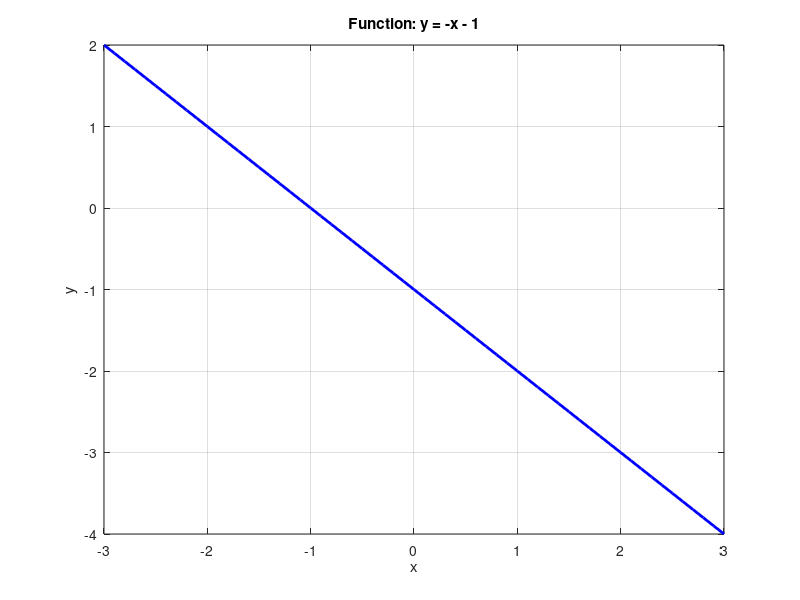

The MATLAB source for this figure:
x = -3:0.1:3; % x values from -3 to 3 with a step of 0.1
y = -x -1;
figure;  % Create the plot
plot(x, y, 'b-', 'LineWidth', 2);
xlabel('x');
ylabel('y');
title('Function: y = -x - 1');
grid on; % Add grid
